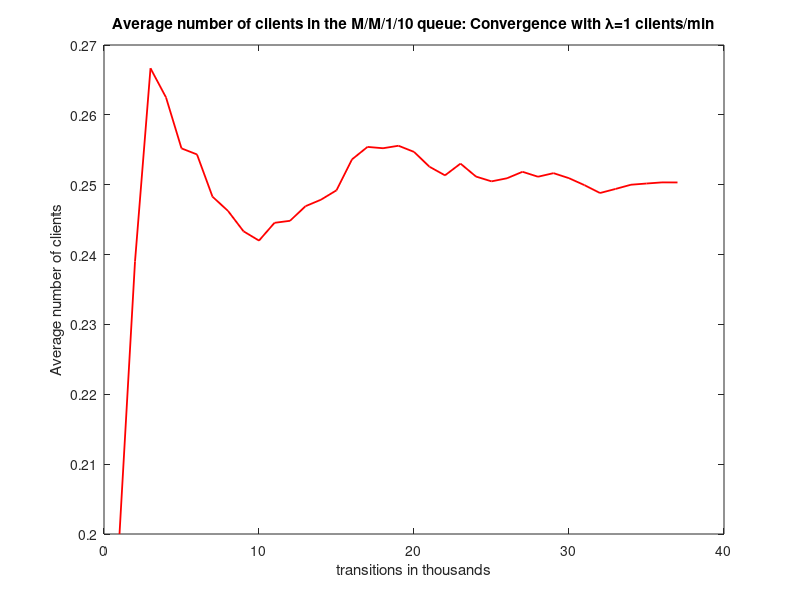
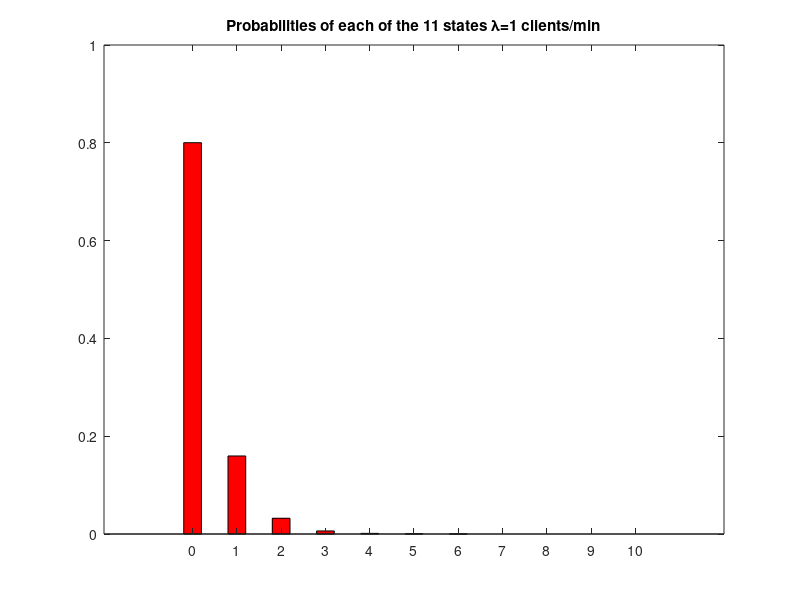

Recreate these plots in MATLAB, in order.
% M/M/1/10 simulation. We will find the probabilities of the first states.
% Note: Due to ergodicity, every state has a probability >0.

clc;
clear all;
close all;

total_arrivals = 0; % to measure the total number of arrivals
current_state = 0;  % holds the current state of the system
previous_mean_clients = 0; % will help in the convergence test
index = 0;

P = [0 0 0 0 0 0 0 0 0 0 0]; %Probabilities for each state
arrivals = [0 0 0 0 0 0 0 0 0 0 0]; % arrivals on each state
lambda = 1;
mu = 5;
rand("seed", 1);
threshold = lambda/(lambda + mu); % the threshold used to calculate probabilities

transitions = 0; % holds the transitions of the simulation in transitions steps

while transitions >= 0
  transitions = transitions + 1; % one more transitions step

  if mod(transitions,1000) == 0 % check for convergence every 1000 transitions steps
    index = index + 1;
    for i=1:1:length(arrivals)
        P(i) = arrivals(i)/total_arrivals; % calcuate the probability of every state in the system
    endfor

    mean_clients = 0; % calculate the mean number of clients in the system
    for i=1:1:length(arrivals)
       mean_clients = mean_clients + (i-1).*P(i);
    endfor

    to_plot(index) = mean_clients;

    if abs(mean_clients - previous_mean_clients) < 0.00001 || transitions > 1000000 % convergence test
      break;
    endif

    previous_mean_clients = mean_clients;

  endif

  random_number = rand(1); % generate a random number (Uniform distribution)
  if current_state == 0 || random_number < threshold % arrival
    if current_state <= 10
      total_arrivals = total_arrivals + 1;
      arrivals(current_state+1) = arrivals(current_state+1)+1 ;
      if current_state < 10
        current_state = current_state + 1; % if we are not at maximum capacity accept
      endif                                %the new client and increase current state
    endif
  else % departure
    if current_state != 0 % no departure from an empty system
      current_state = current_state - 1;
    endif
  endif
endwhile


display("Transistions needed for Convergence");
disp(transitions);

display("State probabilities:")
for i=1:1:length(arrivals)
  display(P(i));
endfor

P_blocking = P(11);
display("P{Blocking} = P{state = 10} = ");
disp(P_blocking);

display("The number of mean_clients when the simulation ends:");
disp(previous_mean_clients);

g = lambda*(1-P_blocking);
average_delay_time = mean_clients / g;
display("Average delay time =");
disp(average_delay_time);


figure(1);
plot(to_plot,"r","linewidth",1.3);
title("Average number of clients in the M/M/1/10 queue: Convergence with λ=1 clients/min");
xlabel("transitions in thousands");
ylabel("Average number of clients");

figure(2);
state = [0 1 2 3 4 5 6 7 8 9 10];
bar(state,P,'r',0.4);
title("Probabilities of each of the 11 states λ=1 clients/min");
